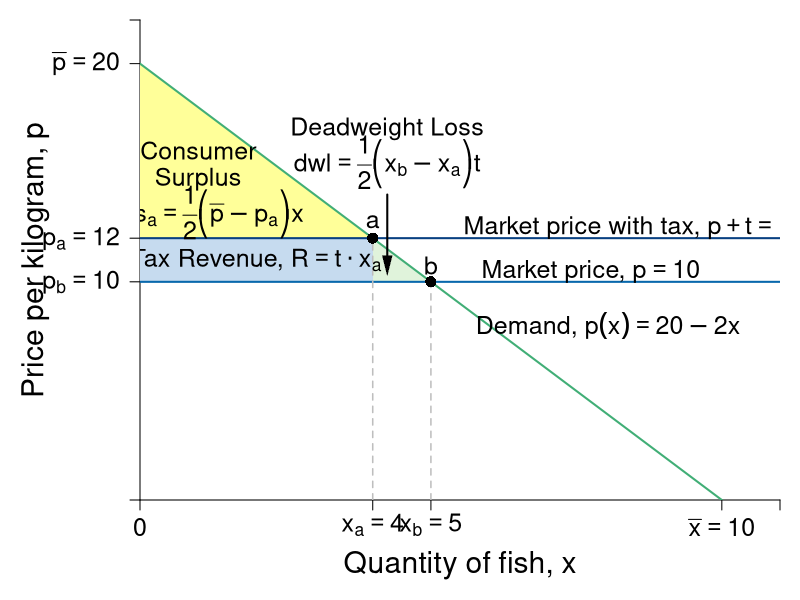

Write the R code that produced this figure.
require(shape)
pdf(file = "indmarketdemand/cs_tax_jane.pdf", width = 9, height = 7)

#Set parameters for graphics
axislabelsize <- 1.8
labelsize <- 1.5
namesize <- 1.8
annotatesize <- 1.5
graphlinewidth <- 2
segmentlinewidth <- 1.5

COL <- c("#7fc97f", "#beaed4", "#fdc086", "#ffff99", "#386cb0", "#f0027f", "#bf5b17", "#666666")
COLA <- c("#e0f3db", "#99d8c9","#66c2a4","#41ae76", "#238b45", "#005824")
COLB <- c("#c6dbef", "#4eb3d3", "#2b8cbe", "#0868ac","#084081")
COLC <- c("#fcfbfd", "#efedf5", "#dadaeb", "#bcbddc", "#9e9ac8", "#807dba", "#6a51a3", "#54278f", "#3f007d")

par(mar =  c(5, 7, 1, 1))

mrsA <- function(x, rmax = 20, xmax = 10) {
  rmax - (rmax/xmax)*x
}

uA <- function(x, y, rmax = 20, xmax = 10) {
  y + rmax*x - (1/2)(rmax/xmax)*x^2
}

xlims <- c(0, 11)
ylims <- c(0, 22)

npts <- 501 
x <- seq(xlims[1], xlims[2], length.out = npts)
y <- seq(ylims[1], ylims[2], length.out = npts) 
a <- c(46.08, 55, 64)
b <- c(46.08, 55, 64)

plot(0, 0, xlim = xlims, ylim = ylims, type = "n",
     xlab = expression(paste("")),
     ylab = expression(paste("")), 
     xaxt = "n", 
     yaxt = "n", 
     cex.lab = axislabelsize, 
     bty = "n",
     xaxs="i", 
     yaxs="i")

# ticksy <- seq(from = 0, to = ylims[2], by = 2)
# ylabels <- seq(from = 0, to = ylims[2], by = 2)
# ticksx <- seq(from = 0, to = xlims[2], by = 2)
# xlabels <- seq(from = 0, to = xlims[2], by = 2)
ticksy <- c(0, 10, 12, 20, ylims[2])
ylabels <- c(NA, expression(paste(p[b] == 10)), expression(paste(p[a] == 12)), expression(paste(bar(p) == 20)), NA)
ticksx <- c(0, 4, 5, 10, xlims[2])
xlabels <- c(0, expression(paste(x[a]) == 4), expression(paste(x[b]) == 5), expression(paste(bar(x) == 10)), NA)

axis(1, at = ticksx, pos = 0, labels = xlabels, cex.axis = labelsize)
axis(2, at = ticksy, pos = 0, labels = ylabels, las = 1, cex.axis = labelsize)

npts <- 500 
xx1 <- seq(xlims[1], xlims[2], length.out = npts)

xpoly <- c(0, 4, 0)
ypoly <- c(12, 12, 20)
polygon(x = xpoly, y = ypoly, col = COL[4], density=NULL, border = NA)

xpoly1 <- c(0, 4, 4, 0)
ypoly1 <- c(10, 10, 12, 12)
polygon(x = xpoly1, y = ypoly1, col = COLB[1], density=NULL, border = NA)


xpoly2 <- c(4, 5, 4)
ypoly2 <- c(10, 10, 12)
polygon(x = xpoly2, y = ypoly2, col = COLA[1], density=NULL, border = NA)


#Lines for mrs graph
lines(xx1, mrsA(xx1, rmax = 20, xmax = 10), col = COLA[4], lwd = graphlinewidth)

segments(0, 12, xlims[2], 12, lty = 1, col = COLB[5] , lwd = graphlinewidth)
segments(0, 10, xlims[2], 10, lty = 1, col = COLB[4] , lwd = graphlinewidth)
segments(5, 0, 5, 10, lty = 2, col = "gray" , lwd = segmentlinewidth)
segments(4, 0, 4, 12, lty = 2, col = "gray" , lwd = segmentlinewidth)

#Label axes
text(0.5*xlims[2], -3, expression(paste("Quantity of fish, ", x)), xpd = TRUE, cex = axislabelsize) 
text(-1.8, 0.5*ylims[2], expression(paste("Price per kilogram, ", p)), xpd = TRUE, cex = axislabelsize, srt = 90) 

#Label i
points(5, 10, pch = 16, col = "black", cex = 1.5)
text(5, 10.75, expression(b), cex = annotatesize)

#Label g
points(4, 12, pch = 16, col = "black", cex = 1.5)
text(4, 12.75, expression(a), cex = annotatesize)

#segments(4.11765, 6.17647, 5.88, 8.88, lty = 1, col = COL[2] , lwd = graphlinewidth)
text(8.5, 12.5, expression(paste("Market price with tax, ", p + t == 12)), cex = labelsize)
text(7.75, 10.5, expression(paste("Market price, ", p == 10)), cex = labelsize)
#text(7.3, 2.5, expression("Curve"))
#Arrows(7.3, 3.5, 7.3, 6.1, col = "black", lty = 1, lwd = 2, arr.type = "triangle", arr.lwd = 0.5)

#Label the iso-welfare functions for the HG, Aisha
# text(3.8, 1.5, expression(u[1]^A))
# text(4.6, 1.5, expression(u[2]^A))
# text(5.5, 1.5, expression(u[3]^A))
#text(6.6, 8.3, expression(u[4]^A))


#Label the indifference curves for the HG, Betty
# text(7.6, 17, expression(u[1]^B))
# text(6.75, 17, expression(u[2]^B))
# text(6, 17, expression(u[3]^B))
#text(3.4, 6.9, expression(v[4]^B))

#Label mrs function
# text(8.6, 5.5, expression(paste(p(x) == 20 - 2*x)))
text(8.05, 8, expression(paste("Demand, ", p(x) == 20 - 2*x)), cex = labelsize)

#Arrows(10, 7.5, 10, 5, col = "black", lty = 1, lwd = 2, arr.type = "triangle", arr.lwd = 0.5)

#Label satiation
#text(20, 3.5, expression(paste(x[max] == "Point")))
#text(20, 3, expression(paste("of Satiation")))
#Arrows(20, 2.5, 20, 0.5, col = "black", lty = 1, lwd = 2, arr.type = "triangle", arr.lwd = 0.5)

#Label highest willingness to pay
text(1, 16, expression(paste("Consumer" )), cex = annotatesize)
text(1, 14.7, expression(paste("Surplus" )), cex = annotatesize)
text(1.25, 13.2, expression(paste(cs[a]==frac(1, 2)*bgroup("(",bar(p) - p[a],")")*x)), cex = annotatesize)
#text(2.5, 19, expression(paste(CS==frac(1, 2)*bgroup("(",20 - 12,")")*4, phantom()== 16)))
#Arrows(2, 18, 2, 13, col = "black", lty = 1, lwd = 2, arr.type = "triangle", arr.lwd = 0.5)

#Label tax revenue
text(2, 11, expression(paste("Tax Revenue, ", R==t%.%x[a])), cex = annotatesize)
#text(3.5, 18, expression(paste(CS==frac(1, 2)*bgroup("(",r[max] - p,")")*x)))
#text(2, 2, expression(paste()))
#text(2.5, 0.75, expression(paste(R==2*bgroup("(",12 - 10,")")*4, phantom()== 8)))
#Arrows(2, 4, 2, 10.75, col = "black", lty = 1, lwd = 2, arr.type = "triangle", arr.lwd = 0.5)

#Label deadweight loss
text(4.25, 17, expression("Deadweight Loss"), cex = annotatesize)
#text(3.5, 18, expression(paste(CS==frac(1, 2)*bgroup("(",r[max] - p,")")*x)))
text(4.25, 15.5, expression(paste(dwl==frac(1,2)*bgroup("(",x[b] - x[a],")")*t)), cex = annotatesize)
#text(4.5, 14.5, expression(paste(DWL==frac(1,2)*bgroup("(",12 - 10,")")*bgroup("(",5 - 4,")"), phantom()== 1)))
Arrows(4.25, 14, 4.25, 10.75, col = "black", lty = 1, lwd = 2, arr.type = "triangle", arr.lwd = 0.5)



dev.off()
